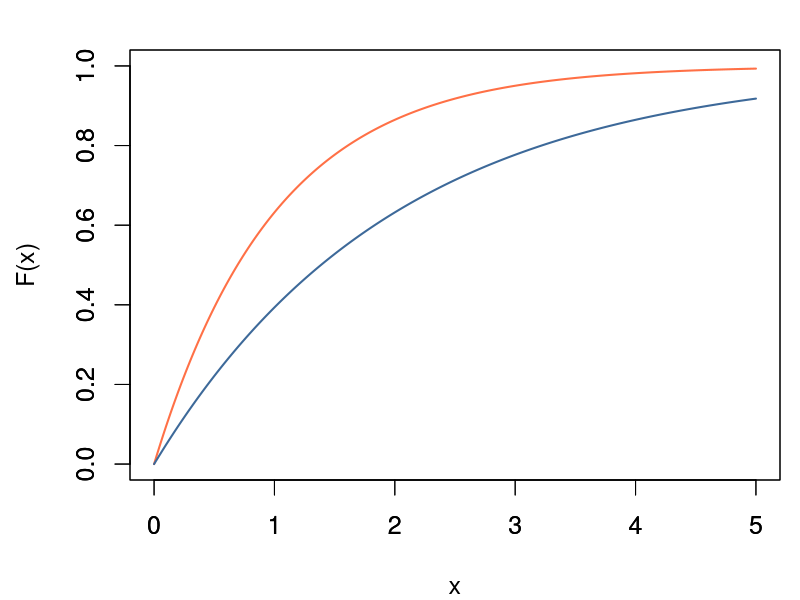

Generate this figure with R:
# Gleichverteilung

lambda1 <- 1
lambda2 <- 1/2
exp1.ts <- ts(pexp(seq(0, 5, by=0.02), lambda1), start=0, frequency=50)
exp2.ts <- ts(pexp(seq(0, 5, by=0.02), lambda2), start=0, frequency=50)

par(mai=c(1.2,1.3,0.5,0.2), cex=1.5)
plot(exp1.ts, type="l", xlim=c(0,5), ylim=c(0,1),
     col=c("#FF7046"), lwd=2, xlab="x", ylab="F(x)")
par(new=TRUE)
plot(exp2.ts, type="l", xlim=c(0,5), ylim=c(0,1),
     col=c("#3D6999"), lwd=2, xlab="", ylab="")

